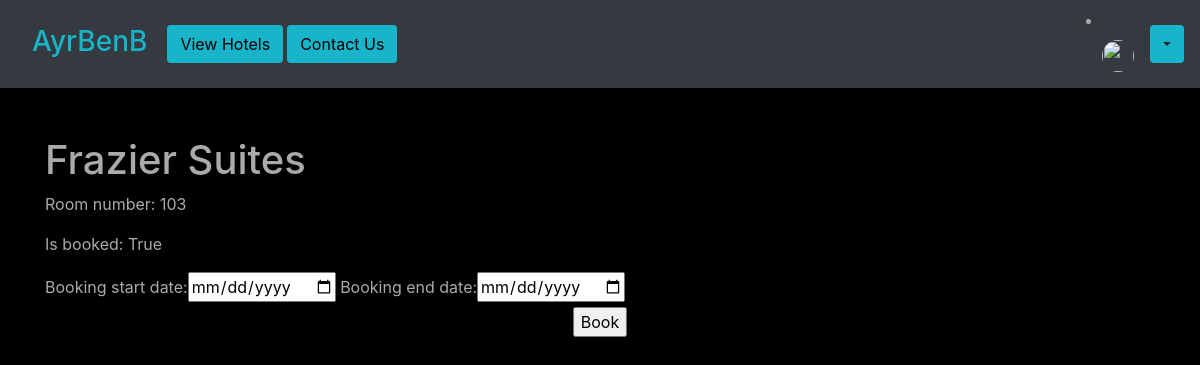
Screenshot of /hotel-room/fs-103 with the database file from the repository.
### base/models.py (models this page shows, shortened)
class HotelRoom(models.Model):
    hotel = models.ForeignKey(Hotel, on_delete=models.CASCADE)
    room_number = models.IntegerField(blank=False, default='000')
    is_booked = models.BooleanField(default=False)
    slug = models.SlugField()

class Hotel(models.Model):
    location = models.ForeignKey(Location, on_delete=models.CASCADE, default=True, null=True)
    hotel_name = models.CharField(max_length=100)
    hotel_rating = models.IntegerField(default=1, validators=[
            MaxValueValidator(5),
            MinValueValidator(1)
        ])
    description = models.CharField(max_length=500, blank=False, default="Lorem ipsum dolor sit amet consectetur adipisicing elit.")
    slug = models.SlugField()
    image = models.ImageField(upload_to='images/', default='images/default.jpg')

### base/views.py (the view, shortened to what this page needs)
# urls.py: path('hotel-room/<slug>', views.hotel_rooms, name='hotel-room'),
def hotel_rooms(request, slug):
    hotel_room = get_object_or_404(HotelRoom, slug=slug)
    context = {
        'room': hotel_room
    }
    if request.method == 'GET':
        form = DateForm()
        print(request.GET.get(''))
        context['form'] = form
        return render(request, "base/hotel-room.html", context)

### base/forms.py
class DateForm(forms.Form):
    booking_start_date = forms.DateField(widget=DateInput)
    booking_end_date = forms.DateField(widget=DateInput)

### base/templates/base/hotel-room.html (shortened to what this page needs)
{% extends "base/base.html" %}
{% load crispy_forms_tags %}
{% block content %}
    <h1>{{ room.hotel.hotel_name }}</h1>
    <p>Room number: {{ room.room_number }}</p>
    <p>Is booked: {{ room.is_booked }}</p>
    <form method="POST">
        {{ form.as_table }}
        <p style="text-align: center"><input type="submit" value="Book"></p>
    </form>
{% endblock content %}

### base/static/base/main.css (style rules this page uses)
body { background: #fafafa00; color: #aaaaaa; background-color: #78c2c9; }
.bg-black { background-color: rgb(0, 0, 0); }

### rows the page displays
HotelRoom: hotel.hotel_name "Frazier Suites", room_number "103", is_booked "True"
